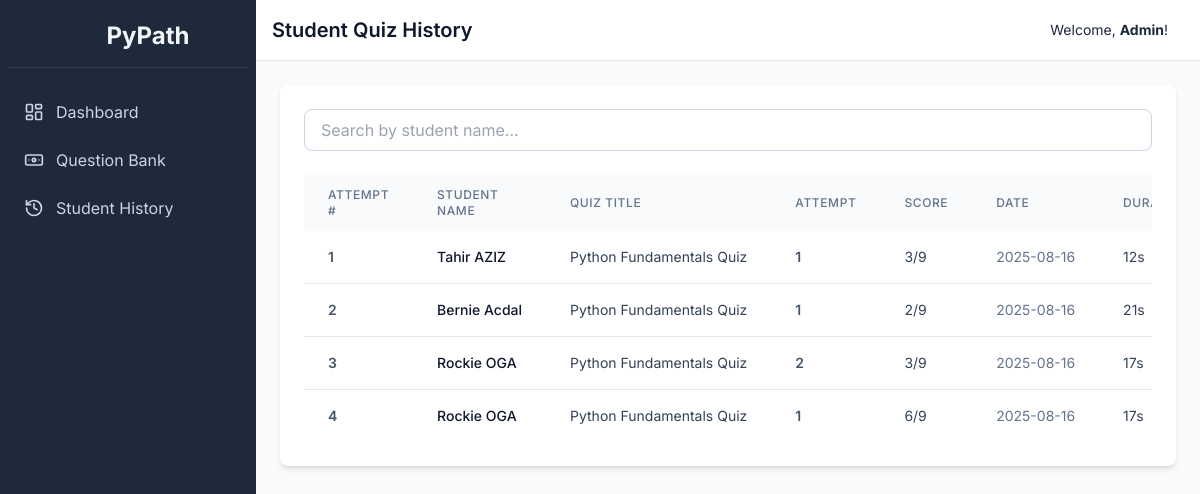
The app's page /admin/history (signed in), older data.
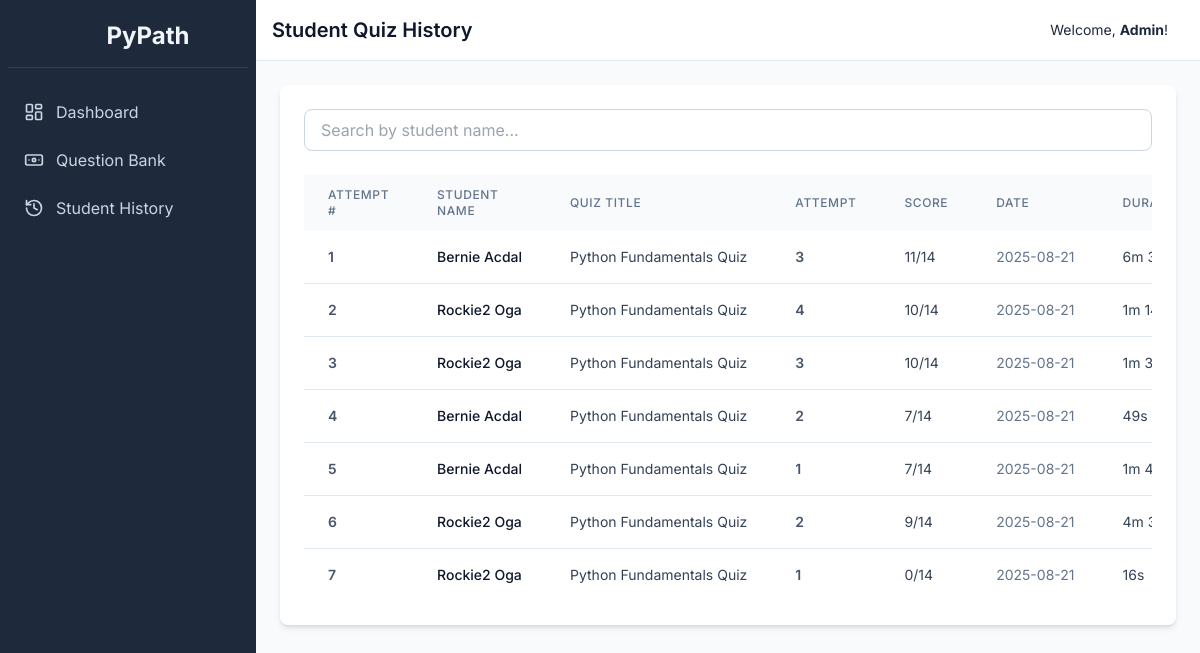
The same page, newer data.
### tables this page shows
CREATE TABLE results (
    id INTEGER PRIMARY KEY AUTOINCREMENT,
    user_id INTEGER NOT NULL,
    set_id INTEGER NOT NULL,
    score INTEGER NOT NULL,
    total_questions INTEGER NOT NULL,
    time_start DATETIME NOT NULL,
    timestamp DATETIME DEFAULT CURRENT_TIMESTAMP,
    FOREIGN KEY (user_id) REFERENCES users (id),
    FOREIGN KEY (set_id) REFERENCES question_sets (id)
);

CREATE TABLE users (
    id INTEGER PRIMARY KEY AUTOINCREMENT,
    username TEXT NOT NULL UNIQUE,
    password TEXT NOT NULL,
    student_code TEXT NOT NULL UNIQUE,
    first_name TEXT NOT NULL,
    last_name TEXT NOT NULL,
    middle_name TEXT,
    profile_image TEXT, -- Base64 image data
    is_admin INTEGER NOT NULL DEFAULT 0,
    level INTEGER NOT NULL DEFAULT 1,
    xp INTEGER NOT NULL DEFAULT 0
);

CREATE TABLE question_sets (
    id INTEGER PRIMARY KEY AUTOINCREMENT,
    title TEXT NOT NULL,
    description TEXT
);

### app.py (the view)
@app.route('/admin/history')
def student_history():
    if not is_admin(): return redirect(url_for('login'))
    conn = get_db_connection()
    search_query = request.args.get('search', '')
    base_query = '''
        SELECT
            u.username, u.student_code, u.first_name, u.last_name,
            qs.title, r.score, r.total_questions, r.time_start, r.timestamp as time_end,
            r.id as result_id,
            ROW_NUMBER() OVER(PARTITION BY r.user_id, r.set_id ORDER BY r.timestamp) as attempt_number
        FROM results r
        JOIN users u ON u.id = r.user_id
        JOIN question_sets qs ON qs.id = r.set_id
        WHERE u.is_admin = 0
    '''
    params = []
    if search_query:
        base_query += ' AND (u.username LIKE ? OR u.first_name LIKE ? OR u.last_name LIKE ?)'
        params.extend([f'%{search_query}%', f'%{search_query}%', f'%{search_query}%'])
    base_query += ' ORDER BY r.timestamp DESC'
    history_raw = conn.execute(base_query, params).fetchall()
    history = []
    for row in history_raw:
        row_dict = dict(row)
        start_time = datetime.fromisoformat(row['time_start']) if isinstance(row['time_start'], str) else row['time_start']
        end_time = datetime.fromisoformat(row['time_end']) if isinstance(row['time_end'], str) else row['time_end']
        row_dict['duration'] = format_duration(start_time, end_time)
        row_dict['time_start_formatted'] = start_time.strftime('%I:%M:%S %p') if start_time else "N/A"
        row_dict['time_end_formatted'] = end_time.strftime('%I:%M:%S %p') if end_time else "N/A"
        row_dict['date_formatted'] = end_time.strftime('%Y-%m-%d') if end_time else "N/A"
        history.append(row_dict)
    conn.close()
    return render_template('admin/history.html', history=history, search_query=search_query)

### app.py (called while the page is built)
def get_db_connection():
    conn = sqlite3.connect('pypath.db', check_same_thread=False, detect_types=sqlite3.PARSE_DECLTYPES | sqlite3.PARSE_COLNAMES)
    conn.row_factory = sqlite3.Row
    return conn

def is_admin():
    return session.get('is_admin', False)

def format_duration(start_time, end_time):
    if not isinstance(start_time, datetime) or not isinstance(end_time, datetime):
        return "N/A"
    duration = end_time - start_time
    total_seconds = int(duration.total_seconds())
    hours, remainder = divmod(total_seconds, 3600)
    minutes, seconds = divmod(remainder, 60)
    if hours > 0: return f"{hours}h {minutes}m {seconds}s"
    if minutes > 0: return f"{minutes}m {seconds}s"
    return f"{seconds}s"

### templates/admin/history.html (shortened to what this page needs)
{% extends "layout.html" %}
{% block header %}Student Quiz History{% endblock %}
{% block content %}
<div class="bg-white p-6 rounded-lg shadow-md">
    <form method="GET" action="{{ url_for('student_history') }}" class="mb-6">
        <div class="flex">
            <input type="text" name="search" placeholder="Search by student name..." value="{{ search_query or '' }}" class="w-full px-4 py-2 border border-slate-300 rounded-lg focus:ring-sky-500 focus:border-sky-500">
        </div>
    </form>
    <div class="overflow-x-auto">
        <table class="min-w-full bg-white">
            <thead class="bg-slate-50">
                <tr>
                    <th class="px-6 py-3 text-left text-xs font-medium text-slate-500 uppercase tracking-wider">Attempt #</th>
                    <th class="px-6 py-3 text-left text-xs font-medium text-slate-500 uppercase tracking-wider">Student Name</th>
                    <th class="px-6 py-3 text-left text-xs font-medium text-slate-500 uppercase tracking-wider">Quiz Title</th>
                    <th class="px-6 py-3 text-left text-xs font-medium text-slate-500 uppercase tracking-wider">Attempt</th>
                    <th class="px-6 py-3 text-left text-xs font-medium text-slate-500 uppercase tracking-wider">Score</th>
                    <th class="px-6 py-3 text-left text-xs font-medium text-slate-500 uppercase tracking-wider">Date</th>
                    <th class="px-6 py-3 text-left text-xs font-medium text-slate-500 uppercase tracking-wider">Duration</th>
                </tr>
            </thead>
            <tbody class="divide-y divide-slate-200">
                {% for row in history %}
                <tr>
                    <td class="px-6 py-4 whitespace-nowrap text-sm font-semibold text-slate-600">{{ loop.index }}</td>
                    <td class="px-6 py-4 whitespace-nowrap text-sm font-medium text-slate-900">{{ row.first_name }} {{ row.last_name }}</td>
                    <td class="px-6 py-4 whitespace-nowrap text-sm text-slate-700">{{ row.title }}</td>
                    <td class="px-6 py-4 whitespace-nowrap text-sm font-semibold text-slate-600">{{ row.attempt_number }}</td>
                    <td class="px-6 py-4 whitespace-nowrap text-sm text-slate-700">{{ row.score }}/{{ row.total_questions }}</td>
                    <td class="px-6 py-4 whitespace-nowrap text-sm text-slate-500">{{ row.date_formatted }}</td>
                    <td class="px-6 py-4 whitespace-nowrap text-sm text-slate-700">{{ row.duration }}</td>
                </tr>
                {% else %}
                <tr>
                    <td colspan="7" class="px-6 py-4 text-center text-slate-500">No history found.</td>
                </tr>
                {% endfor %}
            </tbody>
        </table>
    </div>
</div>
{% endblock %}

### templates/layout.html (shortened to what this page needs)
<!DOCTYPE html>
<html lang="en">
<head>
    <script src="https://cdn.tailwindcss.com"></script>
</head>
<body class="bg-slate-50 text-slate-800">
    <div class="relative min-h-screen md:flex">
        <div id="sidebar" class="bg-slate-800 text-slate-100 w-64 space-y-6 py-7 px-2 absolute inset-y-0 left-0 transform -translate-x-full md:relative md:translate-x-0 transition duration-200 ease-in-out z-20">
            <div class="hidden md:flex items-center justify-center h-10 border-b border-slate-700 pb-6">
                <i data-lucide="codepen" class="h-8 w-8 text-sky-500"></i>
                <span class="text-2xl font-bold ml-2">PyPath</span>
            </div>
            <nav class="flex flex-col flex-grow h-full">
                <div class="flex-grow">
                    {% if session.is_admin %}
                    <a href="{{ url_for('dashboard') }}" class="flex items-center px-4 py-2 text-slate-300 rounded-lg hover:bg-slate-700 hover:text-white">
                        <i data-lucide="layout-dashboard" class="icon"></i><span class="ml-3">Dashboard</span>
                    </a>
                    <a href="{{ url_for('admin_questions') }}" class="flex items-center px-4 py-2 mt-2 text-slate-300 rounded-lg hover:bg-slate-700 hover:text-white">
                        <i data-lucide="banknote" class="icon"></i><span class="ml-3">Question Bank</span>
                    </a>
                    <a href="{{ url_for('student_history') }}" class="flex items-center px-4 py-2 mt-2 text-slate-300 rounded-lg hover:bg-slate-700 hover:text-white">
                        <i data-lucide="history" class="icon"></i><span class="ml-3">Student History</span>
                    </a>
                    {% endif %}
                </div>
            </nav>
        </div>
        <div class="flex-1 flex flex-col overflow-hidden">
            <header class="hidden md:flex justify-between items-center p-4 bg-white border-b border-slate-200">
                <h1 class="text-xl font-semibold text-slate-900">{% block header %}{% endblock %}</h1>
                <div class="flex items-center">
                    <span class="mr-4 text-sm">Welcome, <strong>{{ session.first_name or session.username }}</strong>!</span>
                </div>
            </header>
            <main class="flex-1 overflow-x-hidden overflow-y-auto bg-slate-50 p-6">
                {% block content %}{% endblock %}
            </main>
        </div>
    </div>
</body>
</html>

### templates/layout.html (style rules this page uses)
body { font-family: 'Inter', sans-serif; }
.icon { width: 20px; height: 20px; stroke-width: 2; }
#sidebar { transition: transform 0.3s ease-in-out; }

Row changes from the older to the newer data that the page shows:
added results: first_name "Bernie", last_name "Acdal", title "Python Fundamentals Quiz", attempt_number "3", score "11", total_questions "14", date_formatted "2025-08-21", duration "6m…"
added results: first_name "Rockie2", last_name "Oga", title "Python Fundamentals Quiz", attempt_number "4", score "10", total_questions "14", date_formatted "2025-08-21", duration "1m…"
added results: first_name "Rockie2", last_name "Oga", title "Python Fundamentals Quiz", attempt_number "3", score "10", total_questions "14", date_formatted "2025-08-21", duration "1m…"
changed results (number 4 of 7 on the later page): first_name "Tahir" → "Bernie"; last_name "AZIZ" → "Acdal"; attempt_number "1" → "2"; score "3" → "7"; total_questions "9" → "14"; date_formatted "2025-08-16" → "2025-08-21"; duration "12s" → "49s"
changed results (number 5 of 7 on the later page): score "2" → "7"; total_questions "9" → "14"; date_formatted "2025-08-16" → "2025-08-21"; duration "21s" → "1m…"
changed results (number 6 of 7 on the later page): first_name "Rockie" → "Rockie2"; last_name "OGA" → "Oga"; score "3" → "9"; total_questions "9" → "14"; date_formatted "2025-08-16" → "2025-08-21"; duration "17s" → "4m…"
changed results (number 7 of 7 on the later page): first_name "Rockie" → "Rockie2"; last_name "OGA" → "Oga"; score "6" → "0"; total_questions "9" → "14"; date_formatted "2025-08-16" → "2025-08-21"; duration "17s" → "16s"
